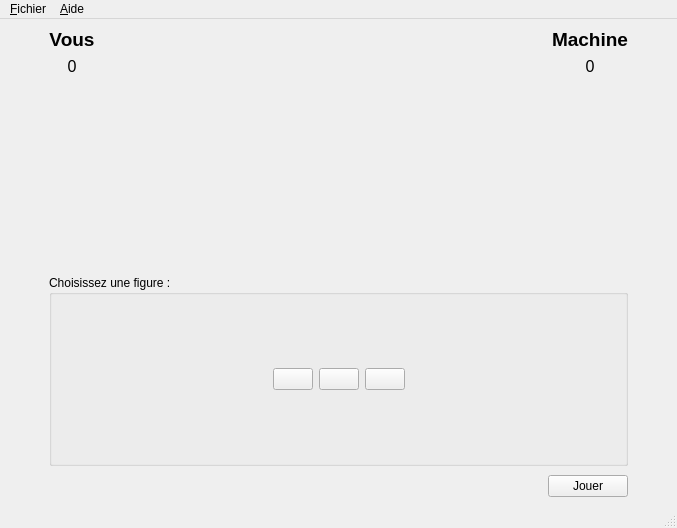
<?xml version="1.0" encoding="UTF-8"?>
<ui version="4.0">
 <class>ChifoumiVue</class>
 <widget class="QMainWindow" name="ChifoumiVue">
  <property name="geometry">
   <rect>
    <x>0</x>
    <y>0</y>
    <width>677</width>
    <height>528</height>
   </rect>
  </property>
  <property name="windowTitle">
   <string>Chifoumi</string>
  </property>
  <widget class="QWidget" name="centralwidget">
   <layout class="QHBoxLayout" name="horizontalLayout_5">
    <item>
     <layout class="QVBoxLayout" name="vAllChifoumi">
      <item>
       <layout class="QGridLayout" name="gridPartieHaute">
        <item row="0" column="1">
         <layout class="QVBoxLayout" name="verticalLayout">
          <item>
           <widget class="QLabel" name="lJoueur">
            <property name="sizePolicy">
             <sizepolicy hsizetype="Preferred" vsizetype="Preferred">
              <horstretch>0</horstretch>
              <verstretch>0</verstretch>
             </sizepolicy>
            </property>
            <property name="font">
             <font>
              <pointsize>14</pointsize>
              <weight>75</weight>
              <bold>true</bold>
             </font>
            </property>
            <property name="text">
             <string>Vous</string>
            </property>
            <property name="alignment">
             <set>Qt::AlignCenter</set>
            </property>
           </widget>
          </item>
          <item>
           <widget class="QLabel" name="scoreJoueur">
            <property name="font">
             <font>
              <pointsize>12</pointsize>
             </font>
            </property>
            <property name="text">
             <string>0</string>
            </property>
            <property name="alignment">
             <set>Qt::AlignCenter</set>
            </property>
           </widget>
          </item>
         </layout>
        </item>
        <item row="1" column="3">
         <widget class="QLabel" name="coupMachine">
          <property name="text">
           <string/>
          </property>
          <property name="pixmap">
           <pixmap resource="ressourceChifoumi.qrc">:/chifoumi/images/rien_115.png</pixmap>
          </property>
         </widget>
        </item>
        <item row="1" column="1">
         <widget class="QLabel" name="coupJoueur">
          <property name="text">
           <string/>
          </property>
          <property name="pixmap">
           <pixmap resource="ressourceChifoumi.qrc">:/chifoumi/images/rien_115.png</pixmap>
          </property>
         </widget>
        </item>
        <item row="1" column="4">
         <spacer name="horizontalSpacer_10">
          <property name="orientation">
           <enum>Qt::Horizontal</enum>
          </property>
          <property name="sizeType">
           <enum>QSizePolicy::Fixed</enum>
          </property>
          <property name="sizeHint" stdset="0">
           <size>
            <width>40</width>
            <height>20</height>
           </size>
          </property>
         </spacer>
        </item>
        <item row="0" column="3">
         <layout class="QVBoxLayout" name="verticalLayout_2">
          <item>
           <widget class="QLabel" name="lMachine">
            <property name="sizePolicy">
             <sizepolicy hsizetype="Preferred" vsizetype="Preferred">
              <horstretch>0</horstretch>
              <verstretch>0</verstretch>
             </sizepolicy>
            </property>
            <property name="font">
             <font>
              <pointsize>14</pointsize>
              <weight>75</weight>
              <bold>true</bold>
             </font>
            </property>
            <property name="text">
             <string>Machine</string>
            </property>
            <property name="alignment">
             <set>Qt::AlignCenter</set>
            </property>
           </widget>
          </item>
          <item>
           <widget class="QLabel" name="scoreMachine">
            <property name="font">
             <font>
              <pointsize>12</pointsize>
             </font>
            </property>
            <property name="text">
             <string>0</string>
            </property>
            <property name="alignment">
             <set>Qt::AlignCenter</set>
            </property>
           </widget>
          </item>
         </layout>
        </item>
        <item row="1" column="2">
         <layout class="QHBoxLayout" name="horizontalLayout_2">
          <item>
           <spacer name="horizontalSpacer_3">
            <property name="orientation">
             <enum>Qt::Horizontal</enum>
            </property>
            <property name="sizeHint" stdset="0">
             <size>
              <width>40</width>
              <height>20</height>
             </size>
            </property>
           </spacer>
          </item>
          <item>
           <widget class="QLabel" name="versus">
            <property name="text">
             <string/>
            </property>
            <property name="pixmap">
             <pixmap resource="ressourceChifoumi.qrc">:/chifoumi/images/versus_70.png</pixmap>
            </property>
            <property name="alignment">
             <set>Qt::AlignCenter</set>
            </property>
           </widget>
          </item>
          <item>
           <spacer name="horizontalSpacer_4">
            <property name="orientation">
             <enum>Qt::Horizontal</enum>
            </property>
            <property name="sizeHint" stdset="0">
             <size>
              <width>40</width>
              <height>20</height>
             </size>
            </property>
           </spacer>
          </item>
         </layout>
        </item>
        <item row="1" column="0">
         <spacer name="horizontalSpacer_9">
          <property name="orientation">
           <enum>Qt::Horizontal</enum>
          </property>
          <property name="sizeType">
           <enum>QSizePolicy::Fixed</enum>
          </property>
          <property name="sizeHint" stdset="0">
           <size>
            <width>40</width>
            <height>20</height>
           </size>
          </property>
         </spacer>
        </item>
        <item row="0" column="2">
         <spacer name="horizontalSpacer_2">
          <property name="orientation">
           <enum>Qt::Horizontal</enum>
          </property>
          <property name="sizeHint" stdset="0">
           <size>
            <width>40</width>
            <height>20</height>
           </size>
          </property>
         </spacer>
        </item>
       </layout>
      </item>
      <item>
       <spacer name="verticalSpacer">
        <property name="orientation">
         <enum>Qt::Vertical</enum>
        </property>
        <property name="sizeHint" stdset="0">
         <size>
          <width>20</width>
          <height>40</height>
         </size>
        </property>
       </spacer>
      </item>
      <item>
       <layout class="QHBoxLayout" name="hPartieBasse">
        <property name="topMargin">
         <number>0</number>
        </property>
        <item>
         <spacer name="horizontalSpacer_5">
          <property name="orientation">
           <enum>Qt::Horizontal</enum>
          </property>
          <property name="sizeType">
           <enum>QSizePolicy::Fixed</enum>
          </property>
          <property name="sizeHint" stdset="0">
           <size>
            <width>40</width>
            <height>20</height>
           </size>
          </property>
         </spacer>
        </item>
        <item>
         <layout class="QVBoxLayout" name="vInterfaceJoueur">
          <property name="spacing">
           <number>9</number>
          </property>
          <property name="leftMargin">
           <number>0</number>
          </property>
          <property name="topMargin">
           <number>0</number>
          </property>
          <item>
           <widget class="QGroupBox" name="gbBoutonsCoups">
            <property name="minimumSize">
             <size>
              <width>509</width>
              <height>191</height>
             </size>
            </property>
            <property name="maximumSize">
             <size>
              <width>100000</width>
              <height>191</height>
             </size>
            </property>
            <property name="title">
             <string>Choisissez une figure :</string>
            </property>
            <layout class="QHBoxLayout" name="horizontalLayout_6">
             <item>
              <layout class="QHBoxLayout" name="horizontalLayout_3">
               <item>
                <spacer name="horizontalSpacer_7">
                 <property name="orientation">
                  <enum>Qt::Horizontal</enum>
                 </property>
                 <property name="sizeHint" stdset="0">
                  <size>
                   <width>40</width>
                   <height>20</height>
                  </size>
                 </property>
                </spacer>
               </item>
               <item>
                <widget class="QPushButton" name="pierre">
                 <property name="text">
                  <string/>
                 </property>
                 <property name="icon">
                  <iconset>
                   <normalon>:/chifoumi/images/pierre_115.png</normalon>
                  </iconset>
                 </property>
                 <property name="iconSize">
                  <size>
                   <width>127</width>
                   <height>128</height>
                  </size>
                 </property>
                </widget>
               </item>
               <item>
                <widget class="QPushButton" name="papier">
                 <property name="text">
                  <string/>
                 </property>
                 <property name="icon">
                  <iconset>
                   <normalon>:/chifoumi/images/papier_115.png</normalon>
                  </iconset>
                 </property>
                 <property name="iconSize">
                  <size>
                   <width>127</width>
                   <height>128</height>
                  </size>
                 </property>
                </widget>
               </item>
               <item>
                <widget class="QPushButton" name="ciseau">
                 <property name="text">
                  <string/>
                 </property>
                 <property name="icon">
                  <iconset>
                   <normalon>:/chifoumi/images/ciseau_115.png</normalon>
                  </iconset>
                 </property>
                 <property name="iconSize">
                  <size>
                   <width>127</width>
                   <height>128</height>
                  </size>
                 </property>
                </widget>
               </item>
               <item>
                <spacer name="horizontalSpacer_8">
                 <property name="orientation">
                  <enum>Qt::Horizontal</enum>
                 </property>
                 <property name="sizeHint" stdset="0">
                  <size>
                   <width>40</width>
                   <height>20</height>
                  </size>
                 </property>
                </spacer>
               </item>
              </layout>
             </item>
            </layout>
           </widget>
          </item>
          <item>
           <layout class="QHBoxLayout" name="hBoutNewPartie">
            <item>
             <spacer name="horizontalSpacer">
              <property name="orientation">
               <enum>Qt::Horizontal</enum>
              </property>
              <property name="sizeHint" stdset="0">
               <size>
                <width>40</width>
                <height>20</height>
               </size>
              </property>
             </spacer>
            </item>
            <item>
             <widget class="QPushButton" name="bNewPartie">
              <property name="text">
               <string>Jouer</string>
              </property>
             </widget>
            </item>
           </layout>
          </item>
         </layout>
        </item>
        <item>
         <spacer name="horizontalSpacer_6">
          <property name="orientation">
           <enum>Qt::Horizontal</enum>
          </property>
          <property name="sizeType">
           <enum>QSizePolicy::Fixed</enum>
          </property>
          <property name="sizeHint" stdset="0">
           <size>
            <width>40</width>
            <height>20</height>
           </size>
          </property>
         </spacer>
        </item>
       </layout>
      </item>
     </layout>
    </item>
   </layout>
  </widget>
  <widget class="QMenuBar" name="menubar">
   <property name="geometry">
    <rect>
     <x>0</x>
     <y>0</y>
     <width>677</width>
     <height>21</height>
    </rect>
   </property>
   <widget class="QMenu" name="menu_Fichier">
    <property name="title">
     <string>&amp;Fichier</string>
    </property>
    <addaction name="actionQuitter"/>
   </widget>
   <widget class="QMenu" name="menu_Aide">
    <property name="title">
     <string>&amp;Aide</string>
    </property>
    <addaction name="actionA_propos_de"/>
   </widget>
   <addaction name="menu_Fichier"/>
   <addaction name="menu_Aide"/>
  </widget>
  <widget class="QStatusBar" name="statusbar"/>
  <action name="actionA_propos_de">
   <property name="text">
    <string>&amp;A propos de ...</string>
   </property>
   <property name="shortcut">
    <string>F1</string>
   </property>
  </action>
  <action name="actionQuitter">
   <property name="text">
    <string>&amp;Quitter</string>
   </property>
   <property name="shortcut">
    <string>Alt+F3</string>
   </property>
  </action>
 </widget>
 <resources>
  <include location="ressourceChifoumi.qrc"/>
 </resources>
 <connections/>
</ui>
